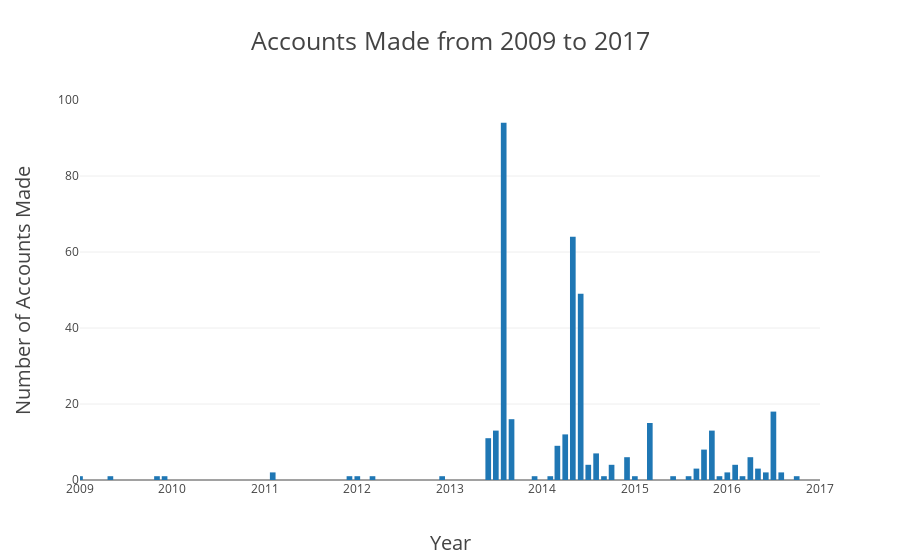

The cell this chart's notebook holds for it:
### Code cell
trace0 = Bar(
    name = "Accounts Created Over Time",
    x=userssum.Date,
    y=userssum.counts)
data = Data([trace0])

layout = Layout(
    title = "Accounts Made from 2009 to 2017",
    yaxis=dict(
        title='Number of Accounts Made',
        range=[0, 100],
        titlefont=dict(
            size=20,
        )
    ),
   
    xaxis = dict(
        title='Year',
        range = ['2009-01','2017-1'],
        titlefont=dict(
            size=20,
        )
    )
)
fig = Figure(data=data, layout=layout)
fig['layout'].update(titlefont=dict(size=25))
iplot(fig)

### Figure 1 — Plotly figure (JSON) as saved in the notebook; plotly's stock layout.template omitted (floating-point values rounded to 4 significant figures)
{"data": [{"name": "Accounts Created Over Time", "type": "bar", "x": ["2009-01", "2009-05", "2009-11", "2009-12", "2011-02", "2011-12", "2012-01", "2012-03", "2012-12", "2013-06", "2013-07", "2013-08", "2013-09", "2013-12", "2014-02", "2014-03", "2014-04", "2014-05", "2014-06", "2014-07", "2014-08", "2014-09", "2014-10", "2014-12", "2015-01", "2015-03", "2015-06", "2015-08", "2015-09", "2015-10", "2015-11", "2015-12", "2016-01", "2016-02", "2016-03", "2016-04", "2016-05", "2016-06", "2016-07", "2016-08", "2016-10"], "y": [1, 1, 1, 1, 2, 1, 1, 1, 1, 11, 13, 94, 16, 1, 1, 9, 12, 64, 49, 4, 7, 1, 4, 6, 1, 15, 1, 1, 3, 8, 13, 1, 2, 4, 1, 6, 3, 2, 18, 2, 1]}], "layout": {"title": "Accounts Made from 2009 to 2017", "titlefont": {"size": 25}, "xaxis": {"range": ["2009-01", "2017-1"], "title": "Year", "titlefont": {"size": 20}}, "yaxis": {"range": [0, 100], "title": "Number of Accounts Made", "titlefont": {"size": 20}}}}
